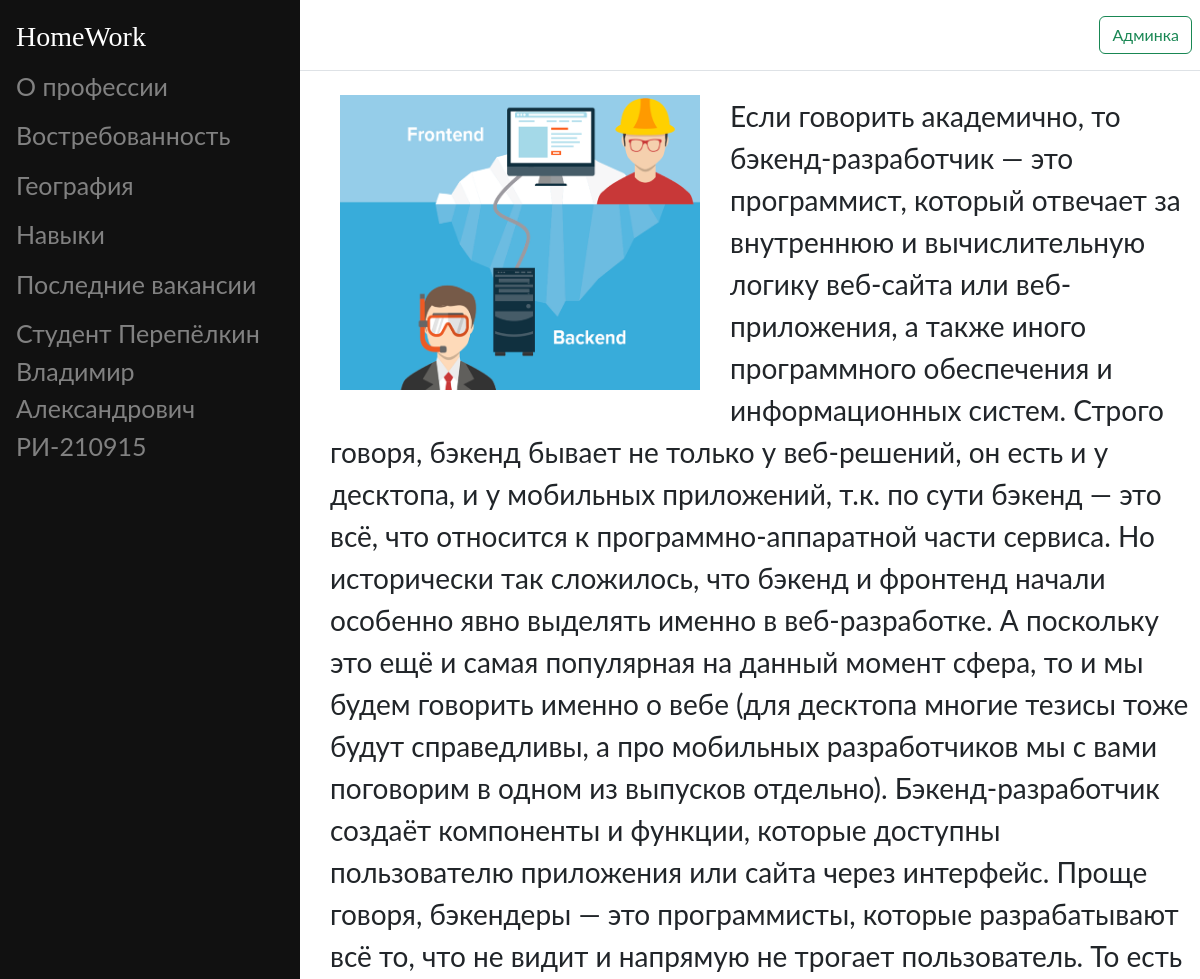
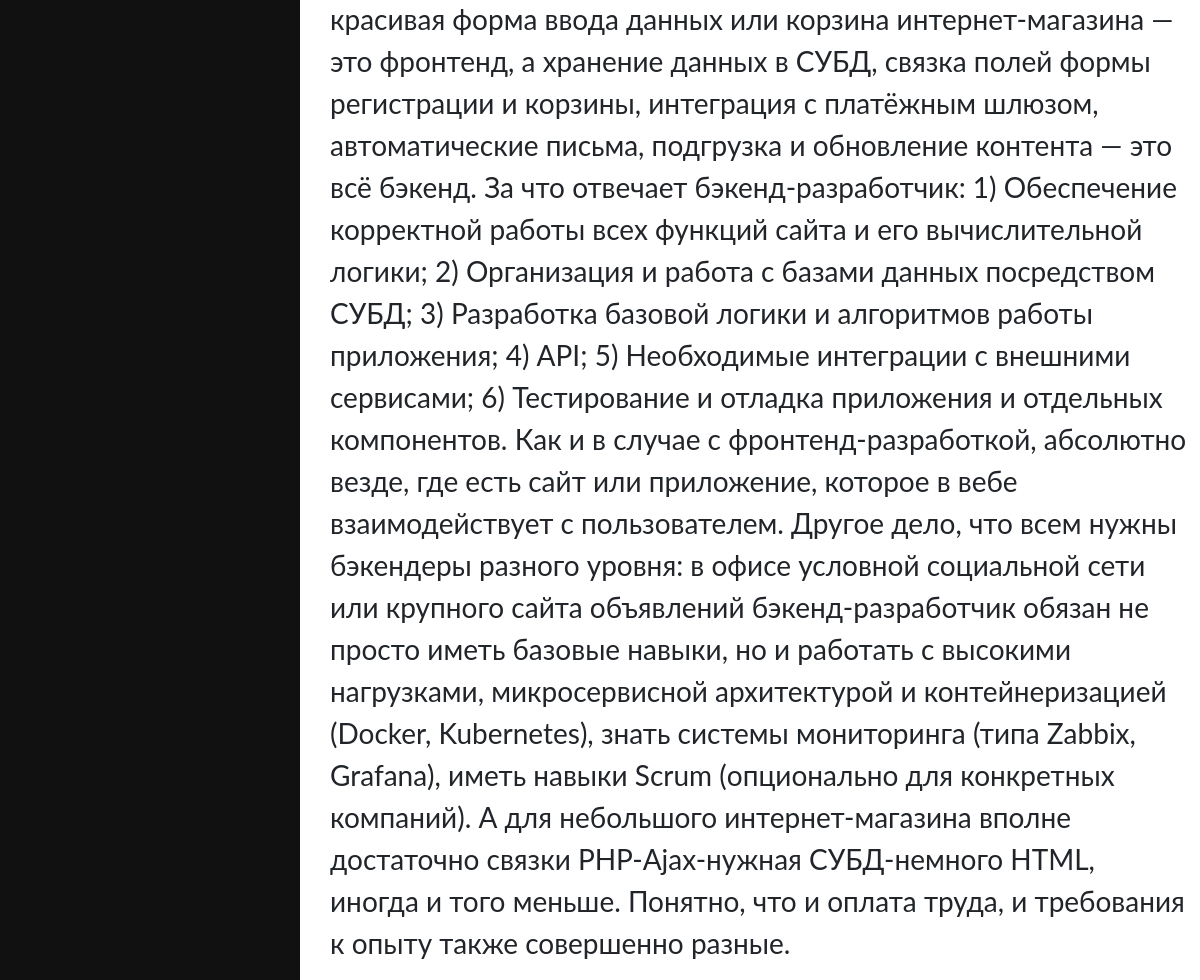
The page / on the database its author committed (2 pictures, top to bottom).
### main/models.py (models this page shows, shortened)
class ContentAbout(models.Model):
	title = models.CharField("Название", max_length=50)
	content = models.TextField("Информация")
	image = models.ImageField("Изображение", upload_to="images/")
	class Meta:
		verbose_name = "Контент"
		verbose_name_plural = "О профессии"

### main/views.py (the view)
# urls.py: path('', views.index),
def index(request):
	return render(request, "main/index.html", {"article": ContentAbout.objects.all()})

### main/templates/main/index.html (shortened to what this page needs)
{% load static %}
<!DOCTYPE html>
<html>
<head>
  <link rel="stylesheet" type="text/css" href="{% static 'main/css/bootstrap.min.css' %}">
  <link rel="stylesheet" type="text/css" href="{% static 'main/css/text_position.css' %}">
  <link rel="stylesheet" type="text/css" href="{% static 'main/css/sidepanel.css' %}">
  <link rel="stylesheet" type="text/css" href="{% static 'main/css/image_position.css' %}">
</head>
<body>
  <main>
    {% block header %}
      {% include "main/header.html" %}
    {% endblock header %}
    {% block sidepanel %}
      {% include "main/sidepanel.html" %}
    {% endblock sidepanel %}
    {% block content %}
      <div class="main">
        <p class="content-about">
          {% for item in article %}
            <img class="image-about" src="{{ item.image.url }}" height="300" width="400">
            {{ item.content }}
          {% endfor %}
        </p>
      </div>
    {% endblock content %}
  </main>
</body>
</html>

### main/static/main/css/sidepanel.css (style rules this page uses)
body { font-family: "Lato", sans-serif; }
.main { margin-left: 320px; font-size: 28px; padding: 0px 10px; }

### main/static/main/css/image_position.css (style rules this page uses)
img[class="image-about"] { float: left; padding-left: 10px; padding-right: 30px; padding-bottom: 5px; }

### rows shown on the page
ContentAbout: image (picture), content "Если говорить академично, то бэкенд-разработчик — это программист, который отвечает за внутреннюю и вычислительную логику веб-сайта или веб-приложения, а также иного программного обеспечения и информационных систем. Строго говоря, бэкенд бывает не только у веб-решений, он есть и у десктопа, и у мобильных приложений, т.к. по сути бэкенд — это всё, что относится к программно-аппаратной части сервиса. Но исторически так сложилось, что бэкенд и фронтенд начали особенно явно выделять именно в веб-разработке. А поскольку это ещё и самая популярная на данный момент сфера, то и мы будем говорить именно о вебе (для десктопа многие тезисы тоже будут справедливы, а про мобильных разработчиков мы с…"
